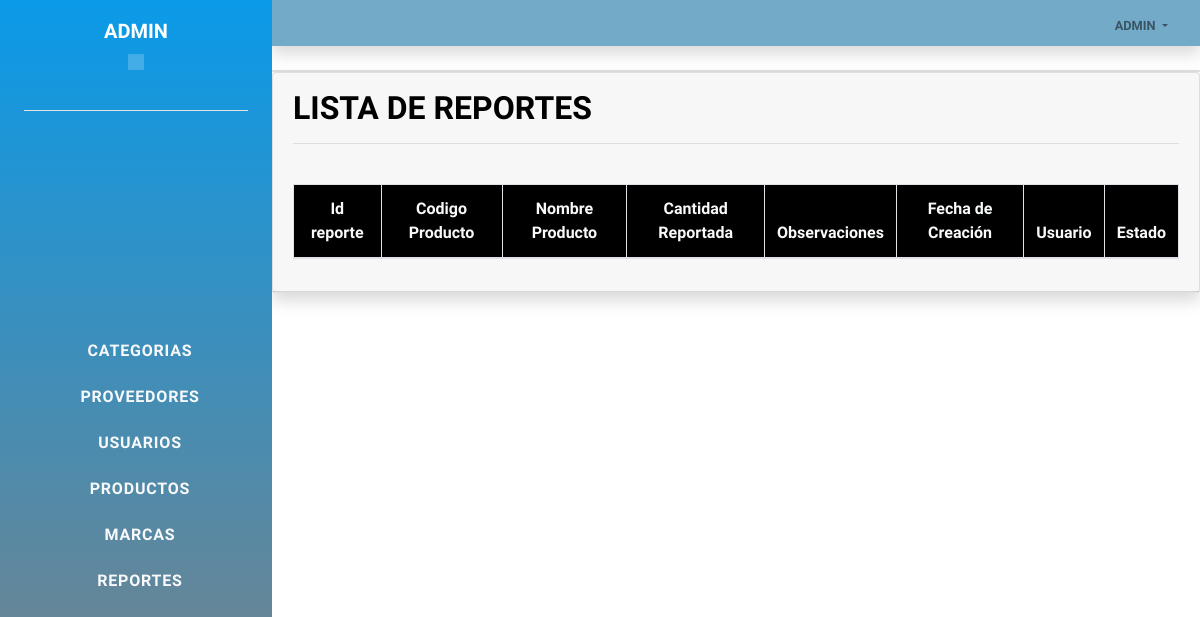
Page /codigo/pre_consultar_reportes.php (signed in) on the earlier database version.
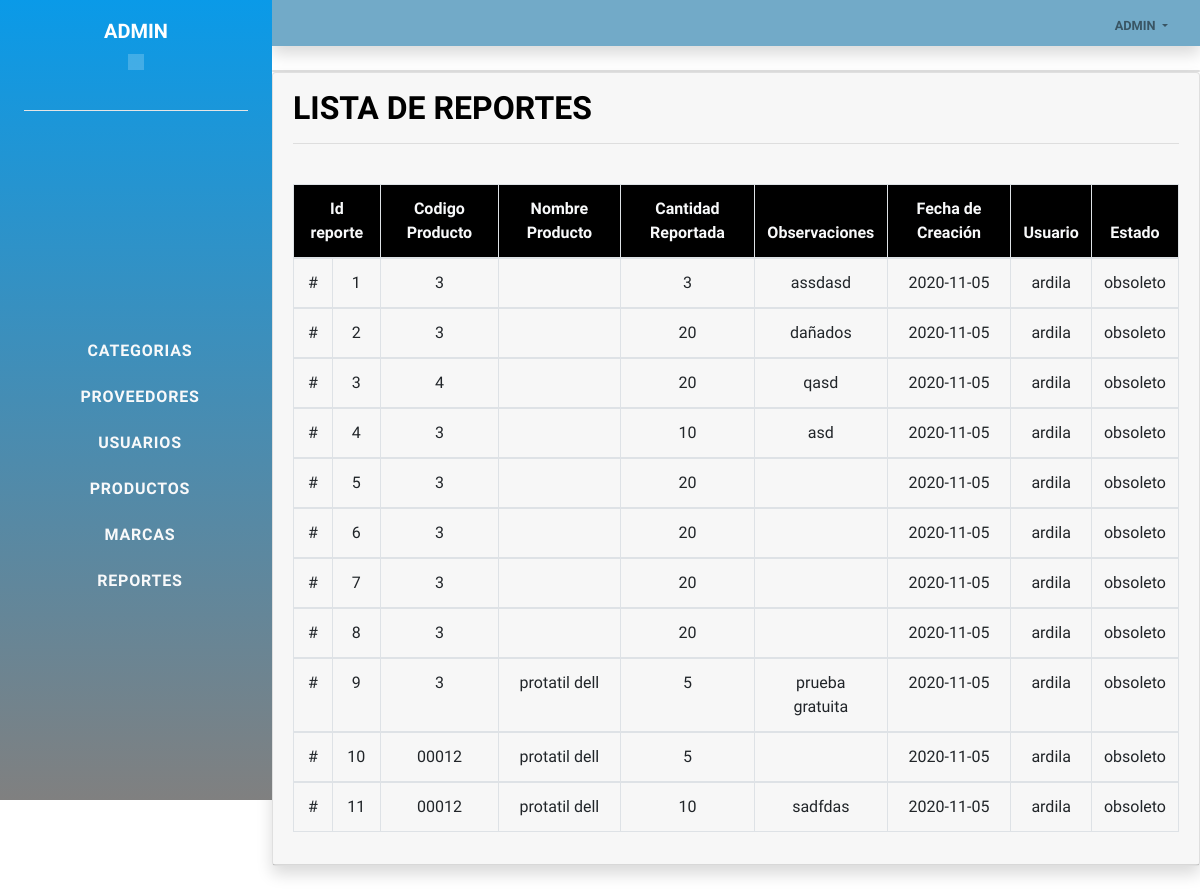
Same page on the later database version.
### tables this page shows
CREATE TABLE IF NOT EXISTS `ingresos_det` (
  `id_ing_det` int(5) NOT NULL AUTO_INCREMENT,
  `fecha_creacion` date NOT NULL,
  `usuario_creacion` varchar(11) NOT NULL,
  `cantidad` varchar(5) NOT NULL,
  `observacion` varchar(100) NOT NULL,
  `fk_id_estado` varchar(4) NOT NULL,
  `fk_id_producto` varchar(5) NOT NULL,
  `nombre_producto` varchar(25) NOT NULL,
  PRIMARY KEY (`id_ing_det`)
);

CREATE TABLE IF NOT EXISTS `estados` (
  `id_estado` int(5) NOT NULL AUTO_INCREMENT,
  `nombre_estado` varchar(20) NOT NULL,
  PRIMARY KEY (`id_estado`)
);

### codigo/pre_consultar_reportes.php (the view, shortened to what this page needs)
<!DOCTYPE html>
<html lang="en">
<head>
    <link href="../vendor/bootstrap/css/bootstrap.min.css" rel="stylesheet">
<link href="../vendor/fontawesome-free/css/all.min.css" rel="stylesheet">
<link href="https://unpkg.com/ionicons@4.5.10-0/dist/css/ionicons.min.css" rel="stylesheet">
<link href="../css/resume.min.css" rel="stylesheet">
</head>
<body>
    <?php
      include("../menu_admin/columna.php");
    ?>
<?php
include("../menu_admin/banner.php");
?>
<div class="card">
</div>
    <div class="card shadow mb-4">
            <div class="card-header py-3">
                    <h3 class="m-0 font-weight-bold" style="color: black;">Lista de reportes</h3>
                    <hr>
                    <br>
    <table class="table table-responsive-xl table-bordered  table-ligth table-hover " >
<thead style="background-color: black;" class="text-light" >
    <tr align="center" >
        <th colspan="2">Id reporte</th>
        <th>Codigo Producto</th>
        <th>Nombre Producto</th>
        <th>Cantidad Reportada</th>
        <th>Observaciones</th>
        <th>Fecha de Creaci&oacute;n</th>
        <th>Usuario</th>
        <th>Estado</th>
    </tr>
</thead>
    <?php
    include("conexion.php");
    $consulta="SELECT * FROM ingresos_det a INNER JOIN estados b ON a.fk_id_estado=b.id_estado";
    if(!$resultado=$db->query($consulta)){
    die('hay un error con la consulta o los datos no existen vuelve a comprobar !!![' . $db->error . ']');
    }
    while($fila=$resultado->fetch_assoc()){
        $bid_ing_det=stripslashes($fila['id_ing_det']);
        $bfk_id_producto=stripslashes($fila['fk_id_producto']);
        $bnombre_producto=stripslashes($fila['nombre_producto']);
        $bcantidad=stripslashes($fila['cantidad']);
        $bobservaciones=stripslashes($fila['observacion']);
        $bfecha_creacion=stripslashes($fila['fecha_creacion']);
        $busuario_creacion=stripslashes($fila['usuario_creacion']);
        $bnombre_estado=stripslashes($fila['nombre_estado']);
        echo "<tbody align='center'>";
        echo "<tr>";
        echo "<td>#</td>";
        echo "<td class='id_prov'>$bid_ing_det</td>";
        echo "<td>$bfk_id_producto</td>";
        echo "<td>$bnombre_producto</td>";
        echo "<td>$bcantidad</td>";
        echo "<td>$bobservaciones</td>";
        echo "<td>$bfecha_creacion</td>";
        echo "<td>$busuario_creacion</td>";
        echo "<td>$bnombre_estado</td>";
        echo "</tr>";
        echo "</tbody>";
    }
    ?>
 </table>
</div>
</div>
</body>
</html>

Differences in the rows shown:
added ingresos_det: id_ing_det "1", fk_id_producto "3", cantidad "3", observacion "assdasd", fecha_creacion "2020-11-05", usuario_creacion "ardila", estados.nombre_estado "obsoleto"
added ingresos_det: id_ing_det "2", fk_id_producto "3", cantidad "20", observacion "dañados", fecha_creacion "2020-11-05", usuario_creacion "ardila", estados.nombre_estado "obsoleto"
added ingresos_det: id_ing_det "3", fk_id_producto "4", cantidad "20", observacion "qasd", fecha_creacion "2020-11-05", usuario_creacion "ardila", estados.nombre_estado "obsoleto"
added ingresos_det: id_ing_det "4", fk_id_producto "3", cantidad "10", observacion "asd", fecha_creacion "2020-11-05", usuario_creacion "ardila", estados.nombre_estado "obsoleto"
added ingresos_det: id_ing_det "5", fk_id_producto "3", cantidad "20", fecha_creacion "2020-11-05", usuario_creacion "ardila", estados.nombre_estado "obsoleto"
added ingresos_det: id_ing_det "6", fk_id_producto "3", cantidad "20", fecha_creacion "2020-11-05", usuario_creacion "ardila", estados.nombre_estado "obsoleto"
added ingresos_det: id_ing_det "7", fk_id_producto "3", cantidad "20", fecha_creacion "2020-11-05", usuario_creacion "ardila", estados.nombre_estado "obsoleto"
added ingresos_det: id_ing_det "8", fk_id_producto "3", cantidad "20", fecha_creacion "2020-11-05", usuario_creacion "ardila", estados.nombre_estado "obsoleto"
added ingresos_det: id_ing_det "9", fk_id_producto "3", nombre_producto "protatil dell", cantidad "5", observacion "prueba gratuita", fecha_creacion "2020-11-05", usuario_creacion "ardila", estados.nombre_estado "obsoleto"
added ingresos_det: id_ing_det "10", fk_id_producto "00012", nombre_producto "protatil dell", cantidad "5", fecha_creacion "2020-11-05", usuario_creacion "ardila", estados.nombre_estado "obsoleto"
added ingresos_det: id_ing_det "11", fk_id_producto "00012", nombre_producto "protatil dell", cantidad "10", observacion "sadfdas", fecha_creacion "2020-11-05", usuario_creacion "ardila", estados.nombre_estado "obsoleto"
